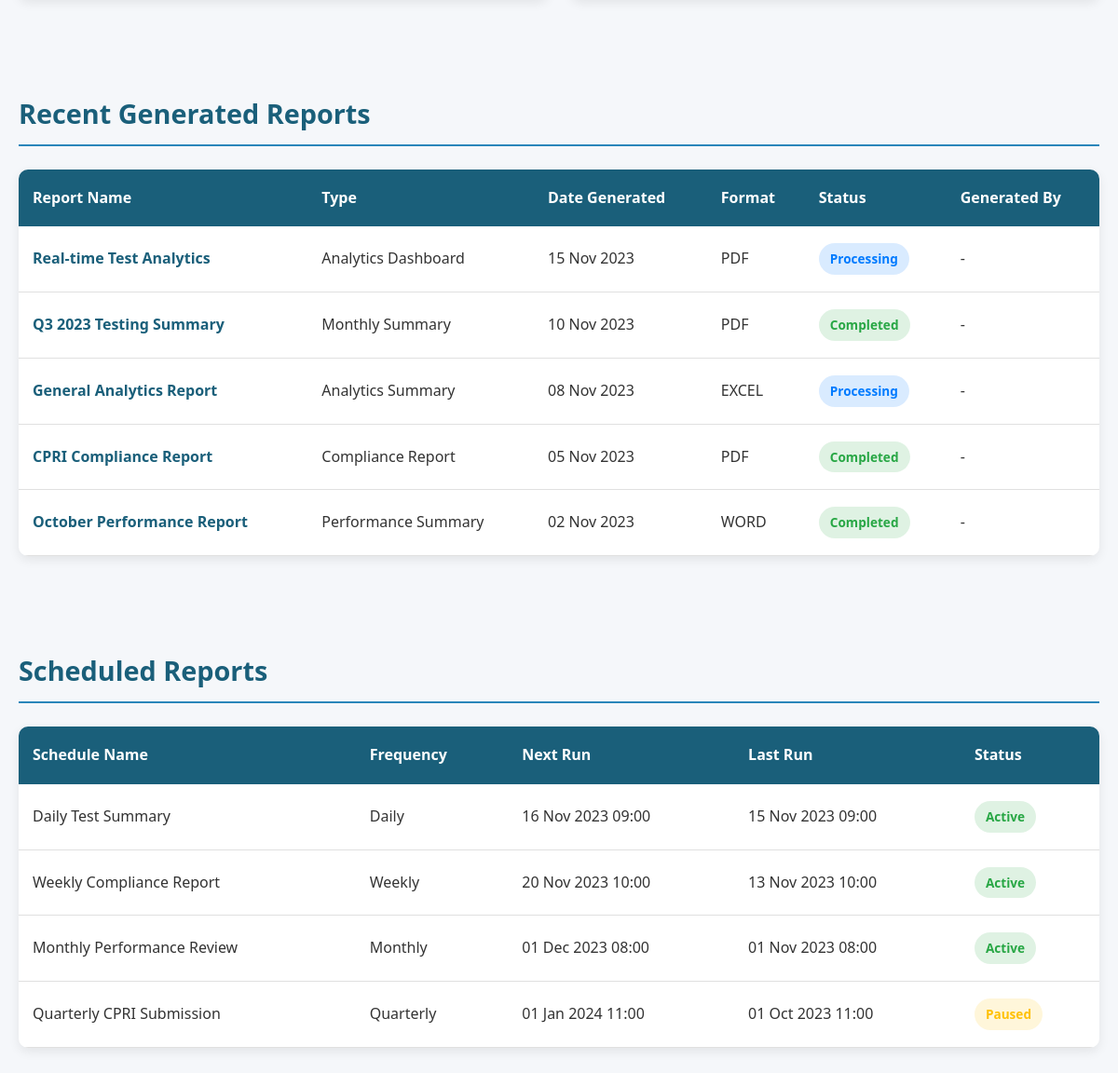
/report.php (lower part), run on an earlier commit of the app's database.
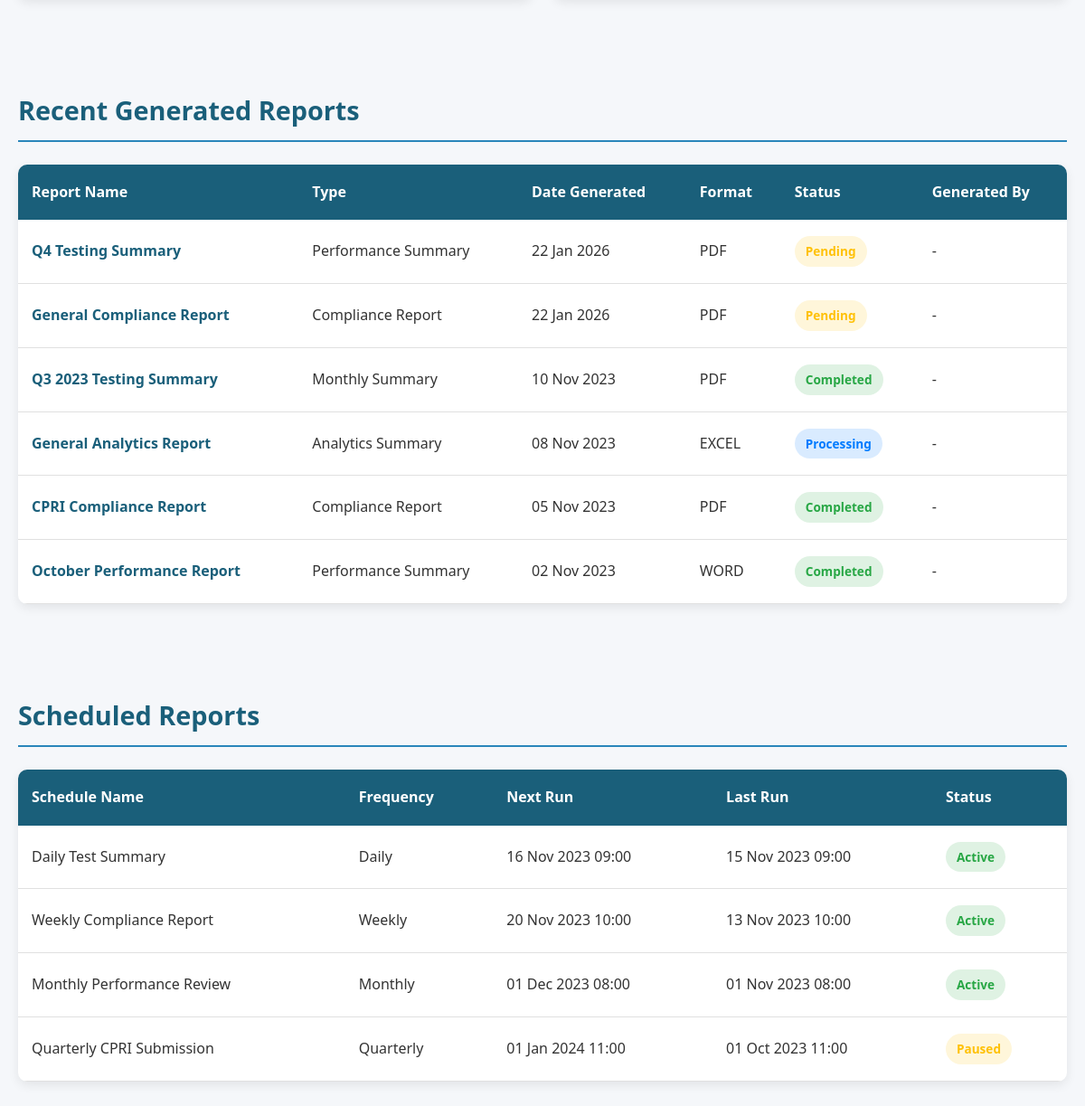
And on a later commit of the database.
### tables this page shows
CREATE TABLE `generated_reports` (
  `report_id` int(11) NOT NULL,
  `report_name` varchar(255) NOT NULL,
  `report_type` varchar(100) NOT NULL,
  `date_generated` date NOT NULL,
  `format` varchar(50) NOT NULL,
  `status` enum('completed','processing','pending','failed') NOT NULL,
  `size` varchar(50) NOT NULL,
  `generated_by` int(11) DEFAULT NULL
);

CREATE TABLE `scheduled_reports` (
  `schedule_id` int(11) NOT NULL,
  `schedule_name` varchar(255) NOT NULL,
  `frequency` enum('Daily','Weekly','Monthly','Quarterly','Custom') NOT NULL,
  `next_run` datetime NOT NULL,
  `last_run` datetime NOT NULL,
  `status` enum('active','paused') NOT NULL,
  `report_type` varchar(100) NOT NULL
);

### report.php (the view, shortened to what this page needs)
<?php
$isAdminLoggedIn = isset($_SESSION['admin_id']);
include("config/conn.php");
$recentReports = [];
$recentQuery = "
    SELECT gr.*, t.tester_name AS generated_by_name
    FROM generated_reports gr
    LEFT JOIN testers t ON gr.generated_by = t.tester_id
    ORDER BY gr.date_generated DESC
";
$recentResult = $conn->query($recentQuery);
if ($recentResult) {
    while ($row = $recentResult->fetch_assoc()) {
        $recentReports[] = $row;
    }
}
$scheduledReports = [];
$scheduledQuery = "SELECT * FROM scheduled_reports ORDER BY next_run ASC";
$scheduledResult = $conn->query($scheduledQuery);
if ($scheduledResult) {
    while ($row = $scheduledResult->fetch_assoc()) {
        $scheduledReports[] = $row;
    }
}
?>
<!DOCTYPE html>
<html lang="en">
<head>
    <link rel="stylesheet" href="https://cdnjs.cloudflare.com/ajax/libs/font-awesome/6.4.0/css/all.min.css">
</head>
<body>
    <div class="container">
        <section>
        </section>
        <section>
            <h2 class="section-title">Recent Generated Reports</h2>
            <div class="table-container">
                <div class="table-responsive">
                    <table class="data-table" id="recentReportsTable">
                        <thead>
                            <tr>
                                <th>Report Name</th>
                                <th>Type</th>
                                <th>Date Generated</th>
                                <th>Format</th>
                                <th>Status</th>
                                <th>Generated By</th>
                            </tr>
                        </thead>
                        <tbody>
                            <?php if (count($recentReports) == 0): ?>
                                <tr>
                                    <td colspan="<?= $isAdminLoggedIn ? 7 : 6 ?>" style="text-align:center;">No reports generated yet</td>
                                </tr>
                            <?php else: ?>
                                <?php foreach ($recentReports as $report): ?>
                                    <?php
                                    $statusClass = "status-pending";
                                    if ($report['status'] == "completed") $statusClass = "status-completed";
                                    elseif ($report['status'] == "processing") $statusClass = "status-processing";
                                    elseif ($report['status'] == "failed") $statusClass = "status-failed";
                                    ?>
                                    <tr>
                                        <td>
                                            <a href="api/view_report.php?id=<?= $report['report_id'] ?>" target="_blank" style="text-decoration: none; color: var(--primary-blue); font-weight: 600;">
                                                <?= htmlspecialchars($report['report_name']) ?>
                                            </a>
                                        </td>
                                        <td><?= htmlspecialchars($report['report_type']) ?></td>
                                        <td><?= date('d M Y', strtotime($report['date_generated'])) ?></td>
                                        <td><?= strtoupper($report['format']) ?></td>
                                        <td><span class="status-badge <?= $statusClass ?>"><?= ucfirst($report['status']) ?></span></td>
                                        <td><?= htmlspecialchars($report['generated_by_name'] ?? '-') ?></td>
                                    </tr>
                                <?php endforeach; ?>
                            <?php endif; ?>
                        </tbody>
                    </table>
                </div>
            </div>
        </section>
        <section>
            <h2 class="section-title">Scheduled Reports</h2>
            <div class="table-container">
                <div class="table-responsive">
                    <table class="data-table" id="scheduledReportsTable">
                        <thead>
                            <tr>
                                <th>Schedule Name</th>
                                <th>Frequency</th>
                                <th>Next Run</th>
                                <th>Last Run</th>
                                <th>Status</th>
                            </tr>
                        </thead>
                        <tbody>
                            <?php if (count($scheduledReports) == 0): ?>
                                <tr>
                                    <td colspan="<?= $isAdminLoggedIn ? 6 : 5 ?>" style="text-align:center;">No scheduled reports</td>
                                </tr>
                            <?php else: ?>
                                <?php foreach ($scheduledReports as $schedule): ?>
                                    <tr>
                                        <td><?= htmlspecialchars($schedule['schedule_name']) ?></td>
                                        <td><?= ucfirst($schedule['frequency']) ?></td>
                                        <td><?= date('d M Y H:i', strtotime($schedule['next_run'])) ?></td>
                                        <td><?= $schedule['last_run'] ? date('d M Y H:i', strtotime($schedule['last_run'])) : '-' ?></td>
                                        <td>
                                            <span class="status-badge <?= $schedule['status'] == "active" ? "status-completed" : "status-pending" ?>"><?= ucfirst($schedule['status']) ?></span>
                                        </td>
                                    </tr>
                                <?php endforeach; ?>
                            <?php endif; ?>
                        </tbody>
                    </table>
                </div>
            </div>
        </section>
    </div>
</body>
</html>

### report.php (style rules this page uses)
* { margin: 0; padding: 0; box-sizing: border-box; font-family: 'Segoe UI', Tahoma, Geneva, Verdana, sans-serif; }
:root { --primary-blue: #1a5f7a; --accent-blue: #2a86ba; --light-blue: #57c5e6; --dark-gray: #333; --medium-gray: #666; --light-gray: #f8f9fa; --white: #ffffff; --border-color: #e0e0e0; --shadow: 0 4px 12px rgba(0, 0, 0, 0.08); --transition: all 0.3s ease; --success-green: #28a745; --warning-orange: #ffc107; --danger-red: #dc3545; }
body { line-height: 1.6; color: var(--dark-gray); background-color: #f5f7fa; min-height: 100vh; }
.container { width: 100%; max-width: 1400px; margin: 0 auto; padding: 0 20px; }
section { padding: 30px 0; }
.section-title { font-size: 1.8rem; color: var(--primary-blue); margin-bottom: 25px; padding-bottom: 10px; border-bottom: 2px solid var(--accent-blue); }
.table-container { background-color: var(--white); border-radius: 10px; overflow: hidden; box-shadow: var(--shadow); margin-bottom: 40px; }
.data-table { width: 100%; border-collapse: collapse; }
.data-table thead { background-color: var(--primary-blue); color: var(--white); }
.data-table th { padding: 18px 15px; text-align: left; font-weight: 600; font-size: 1rem; }
.data-table tbody tr { border-bottom: 1px solid var(--border-color); transition: var(--transition); }
.data-table td { padding: 18px 15px; color: var(--dark-gray); }
.status-badge { display: inline-block; padding: 6px 12px; border-radius: 20px; font-weight: 600; font-size: 0.85rem; }
.status-completed { background-color: rgba(40, 167, 69, 0.15); color: var(--success-green); }
.status-pending { background-color: rgba(255, 193, 7, 0.15); color: var(--warning-orange); }
.status-processing { background-color: rgba(0, 123, 255, 0.15); color: #007bff; }
.table-responsive { overflow-x: auto; }

What changed in the data, as far as the page shows it:
removed generated_reports: report_name "Real-time Test Analytics", report_type "Analytics Dashboard", date_generated "15 Nov 2023", format "PDF", status "Processing", generated_by_name "-"
added generated_reports: report_name "Q4 Testing Summary", report_type "Performance Summary", date_generated "22 Jan 2026", format "PDF", status "Pending", generated_by_name "-"
added generated_reports: report_name "General Compliance Report", report_type "Compliance Report", date_generated "22 Jan 2026", format "PDF", status "Pending", generated_by_name "-"
